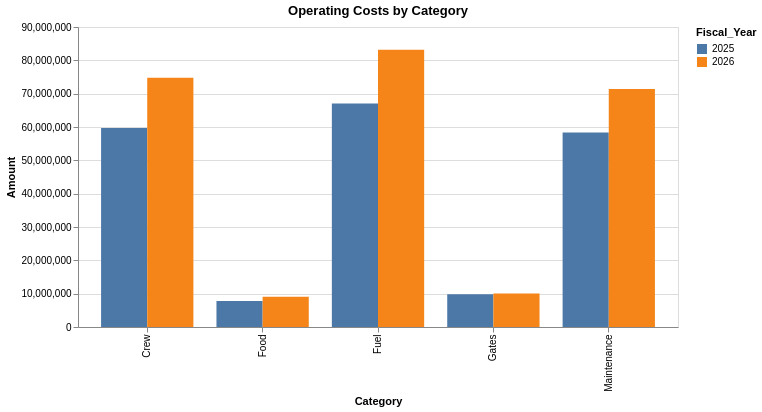

The code cell stored with this chart in its notebook:
### Code cell
cost_long = cost_categories.melt(
    id_vars="Fiscal_Year",
    var_name="Category",
    value_name="Amount"
)

alt.Chart(cost_long).mark_bar().encode(
    x="Category:N",
    y="Amount:Q",
    color="Fiscal_Year:N",
    xOffset="Fiscal_Year:N",
    tooltip=["Category", "Fiscal_Year", "Amount"]
).properties(
    title="Operating Costs by Category",
    width=600
)

### Figure 1 — Vega-Lite specification as saved in the notebook (floating-point values rounded to 4 significant figures)
{"config": {"view": {"continuousWidth": 300, "continuousHeight": 300}}, "data": {"name": "data-c5a6d8b82fe1c81b6789fb91218f8940"}, "mark": {"type": "bar"}, "encoding": {"color": {"field": "Fiscal_Year", "type": "nominal"}, "tooltip": [{"field": "Category", "type": "nominal"}, {"field": "Fiscal_Year", "type": "quantitative"}, {"field": "Amount", "type": "quantitative"}], "x": {"field": "Category", "type": "nominal"}, "xOffset": {"field": "Fiscal_Year", "type": "nominal"}, "y": {"field": "Amount", "type": "quantitative"}}, "title": "Operating Costs by Category", "width": 600, "$schema": "https://vega.github.io/schema/vega-lite/v5.20.1.json", "datasets": {"data-c5a6d8b82fe1c81b6789fb91218f8940": [{"Fiscal_Year": 2025, "Category": "Fuel", "Amount": 67060000.0}, {"Fiscal_Year": 2026, "Category": "Fuel", "Amount": 83180000.0}, {"Fiscal_Year": 2025, "Category": "Crew", "Amount": 59720000.0}, {"Fiscal_Year": 2026, "Category": "Crew", "Amount": 74770000.0}, {"Fiscal_Year": 2025, "Category": "Maintenance", "Amount": 58380000.0}, {"Fiscal_Year": 2026, "Category": "Maintenance", "Amount": 71390000.0}, {"Fiscal_Year": 2025, "Category": "Food", "Amount": 7823000.0}, {"Fiscal_Year": 2026, "Category": "Food", "Amount": 9040000.0}, {"Fiscal_Year": 2025, "Category": "Gates", "Amount": 9807000.0}, {"Fiscal_Year": 2026, "Category": "Gates", "Amount": 10020000.0}]}}
